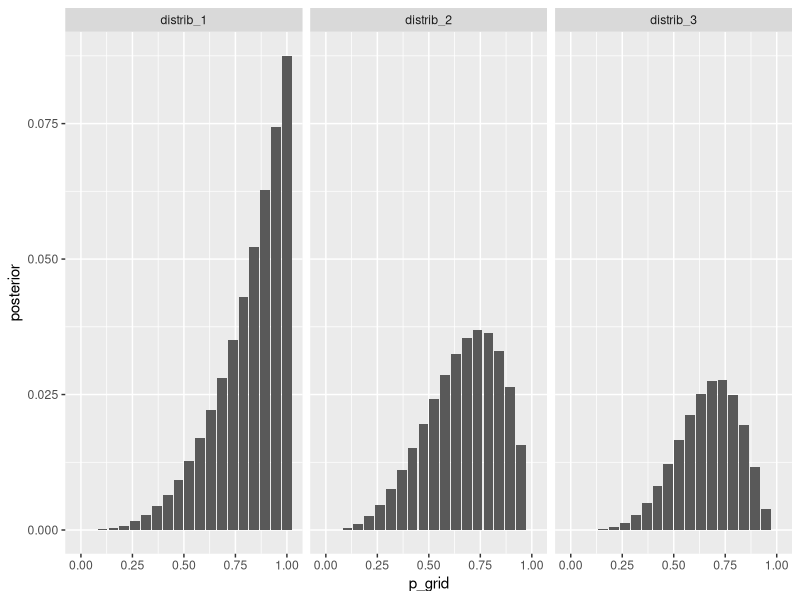
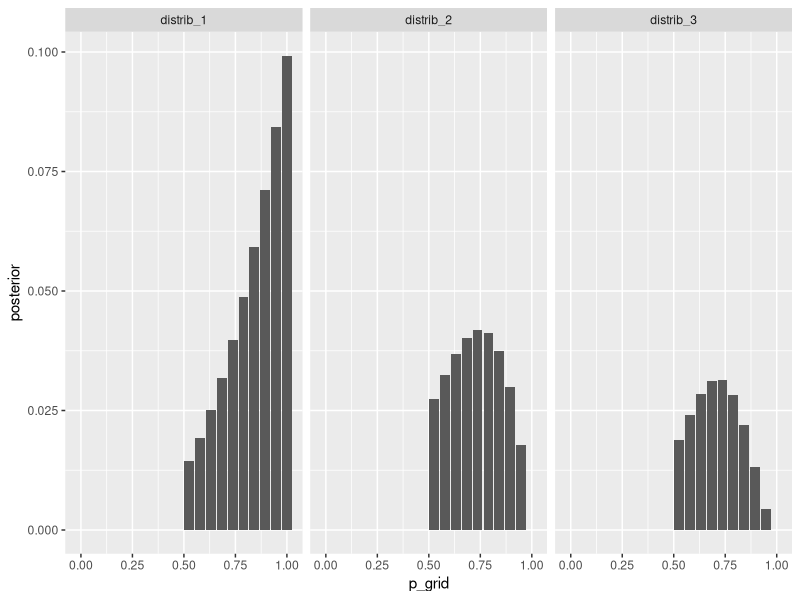

Here is the R script that generated these plots, in order: (Note: this script raises an error after producing the figures.)
library(tidyverse)

#2M1
tibble(p_grid=seq(0, 1, length.out=20),
       prior=rep(1,length(p_grid)),
       distrib_1=dbinom(3, size=3, prob=p_grid),
       distrib_2=dbinom(3, size=4, prob=p_grid),
       distrib_3=dbinom(5, size=7, prob=p_grid)) %>% 
  gather(key="data", value="likelihood", -p_grid, -prior) %>%
  mutate(posterior=likelihood*prior/sum(likelihood*prior)) %>% 
  ggplot() + geom_col(aes(p_grid,posterior)) + facet_wrap(~data)

#2M2
tibble(p_grid=seq(0, 1, length.out=20),
       prior=ifelse( p_grid < 0.5 , 0 , 1 ),
       distrib_1=dbinom(3, size=3, prob=p_grid),
       distrib_2=dbinom(3, size=4, prob=p_grid),
       distrib_3=dbinom(5, size=7, prob=p_grid)) %>% 
  gather(key="data", value="likelihood", -p_grid, -prior) %>%
  mutate(posterior=likelihood*prior/sum(likelihood*prior)) %>% 
  ggplot() + geom_col(aes(p_grid,posterior)) + facet_wrap(~data)

#2M4
M4 <- tibble(
  likelihood = c(WW=0, BW=1, BB=2),
  prior = rep(x=1, length=length(likelihood)),
  posterior = likelihood*prior/sum(likelihood*prior)
)

#2M5
M5 <- tibble(
  likelihood = c(WW=0, BW=1, BB=4),
  prior = rep(x=1,length=length(likelihood)),
  posterior = likelihood*prior/sum(likelihood*prior)
)

#2M6
M6 <- tibble(
  likelihood = c(WW=0, BW=1, BB=2),
  prior = c(WW=3, BW=2, BB=1),
  posterior = likelihood*prior/sum(likelihood*prior)
)

#2M7
M7 <- tibble(
  likelihood = c(WW=0, BW=1, BB=3),
  prior = rep(x=1,length=length(likelihood)),
  posterior = likelihood*prior/sum(likelihood*prior)
)

#2H2
H2 <- tibble(
  species = c("A","B"),
  likelihood = c(T_given_A=0.1, T_given_B=0.2),
  prior = rep(x=1,length(likelihood)),
  posterior = likelihood*prior/sum(likelihood*prior)
)
#2H1
P_TT <- sum(H1$posterior*H1$likelihood)

#2H3
H3 <- tibble(
  species = c("A","B"),
  likelihood = c(TS_given_A=0.1*0.9,
                 TS_given_B=0.2*0.8),
  prior = rep(x=1,length(likelihood)),
  posterior = likelihood*prior/sum(likelihood*prior)
)
P_A_given_TS <- H3$posterior[[1]]

#2H4
no_birth_info <- tibble(
  species = c("A","B"),
  likelihood = c(A_given_tA=0.8, B_given_tA=1-0.65),
  prior = rep(1,length(likelihood)),
  posterior = likelihood*prior/sum(likelihood*prior)
)

first_birth_info <- tibble(
  species = c("A","B"),
  likelihood = H2$likelihood,
  prior = no_birth_info$posterior,
  posterior = likelihood*prior/sum(likelihood*prior)
)

second_birth_info <- tibble(
  species = c("A","B"),
  prior = first_birth_info$posterior,
  likelihood = c(S_given_A=0.9, S_given_B=0.8),
  posterior = likelihood*prior/sum(likelihood*prior)
)
